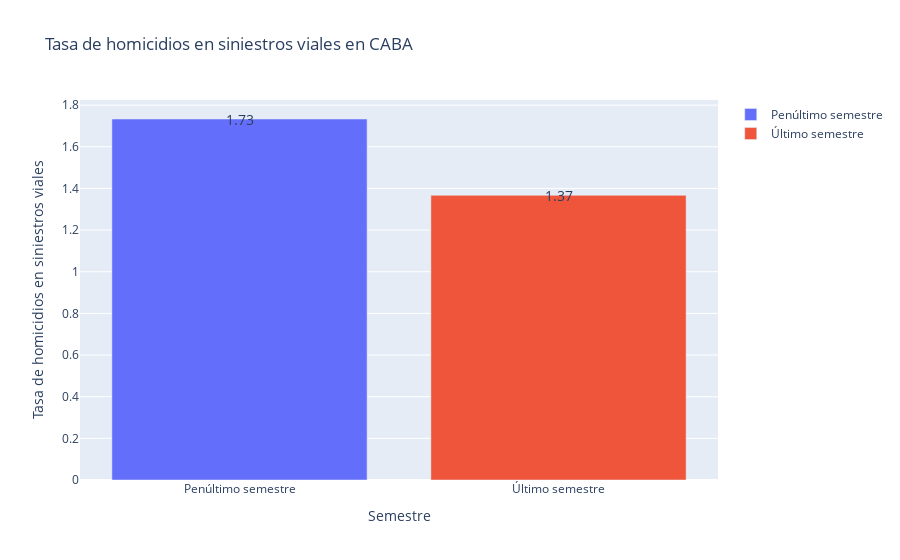

The notebook cell saved with this chart:
### Markdown cell above
# Cálculo y visualización de KPIs para accidentes de tránsito en CABA

 ## Introducción

En este análisis, calcularemos y graficaremos los KPIs propuestos para evaluar la evolución de los accidentes de tránsito en CABA. Además, propondremos y mediremos un tercer KPI relevante para la temática.

 ## KPI 1: Tasa de homicidios en siniestros viales

Calcularemos y graficaremos la tasa de homicidios en siniestros viales en CABA para los últimos seis meses y la compararemos con la tasa del semestre anterior.

### Code cell
ultimo_año = df_victimas['AAAA'].max()

# Filtrar los datos para los últimos seis meses y el semestre anterior
ultimo_semestre = df_victimas[(df_victimas['AAAA'] == ultimo_año) & (df_victimas['MM'] >= 7)]
penultimo_semestre = df_victimas[(df_victimas['AAAA'] == ultimo_año) & (df_victimas['MM'] < 7) & (df_victimas['MM'] >= 1)]

# Calcular el número de víctimas fatales en cada semestre
victimas_ultimo_semestre = len(ultimo_semestre)
victimas_penultimo_semestre = len(penultimo_semestre)

# Población de CABA (asumiendo un valor constante para este ejemplo)
poblacion_caba = 3000000

# Calcular la tasa de homicidios en siniestros viales para cada semestre
tasa_ultimo_semestre = (victimas_ultimo_semestre / poblacion_caba) * 100000
tasa_penultimo_semestre = (victimas_penultimo_semestre / poblacion_caba) * 100000

# Calcular la variación porcentual entre los semestres
variacion_porcentual = (tasa_ultimo_semestre - tasa_penultimo_semestre) / tasa_penultimo_semestre * 100

# Crear el DataFrame con los datos del KPI
data = {
    'Semestre': ['Penúltimo semestre', 'Último semestre'],
    'Tasa de homicidios en siniestros viales': [tasa_penultimo_semestre, tasa_ultimo_semestre],
    'Variación porcentual': ['-', variacion_porcentual]
}
df_kpi = pd.DataFrame(data)

# Exportar el DataFrame a un archivo CSV
df_kpi.to_csv(r'CleanData/kpi1.csv', index=False)

# Resto del código para crear el gráfico interactivo con Plotly
fig = go.Figure(data=[
    go.Bar(name='Penúltimo semestre', x=['Penúltimo semestre'], y=[tasa_penultimo_semestre]),
    go.Bar(name='Último semestre', x=['Último semestre'], y=[tasa_ultimo_semestre])
])

fig.update_layout(
    title='Tasa de homicidios en siniestros viales en CABA',
    xaxis_title='Semestre',
    yaxis_title='Tasa de homicidios en siniestros viales',
    barmode='group',
    hovermode='x',
    annotations=[
        dict(
            x='Último semestre',
            y=tasa_ultimo_semestre,
            xref='x',
            yref='y',
            text=f'{tasa_ultimo_semestre:.2f}',
            showarrow=False,
            font=dict(size=14)
        ),
        dict(
            x='Penúltimo semestre',
            y=tasa_penultimo_semestre,
            xref='x',
            yref='y',
            text=f'{tasa_penultimo_semestre:.2f}',
            showarrow=False,
            font=dict(size=14)
        )
    ]
)

fig.show()

print(f"La tasa de homicidios en siniestros viales en CABA para el último semestre es: {tasa_ultimo_semestre:.2f}")
print(f"La tasa de homicidios en siniestros viales en CABA para el penúltimo semestre es: {tasa_penultimo_semestre:.2f}")
print(f"La variación porcentual entre los semestres es: {variacion_porcentual:.2f}%")

### Figure 1 — Plotly figure (JSON) as saved in the notebook; plotly's stock layout.template omitted (floating-point values rounded to 4 significant figures)
{"data": [{"name": "Penúltimo semestre", "type": "bar", "x": ["Penúltimo semestre"], "y": [1.733]}, {"name": "Último semestre", "type": "bar", "x": ["Último semestre"], "y": [1.367]}], "layout": {"annotations": [{"font": {"size": 14}, "showarrow": false, "text": "1.37", "x": "Último semestre", "xref": "x", "y": 1.367, "yref": "y"}, {"font": {"size": 14}, "showarrow": false, "text": "1.73", "x": "Penúltimo semestre", "xref": "x", "y": 1.733, "yref": "y"}], "barmode": "group", "hovermode": "x", "title": {"text": "Tasa de homicidios en siniestros viales en CABA"}, "xaxis": {"title": {"text": "Semestre"}}, "yaxis": {"title": {"text": "Tasa de homicidios en siniestros viales"}}}}
